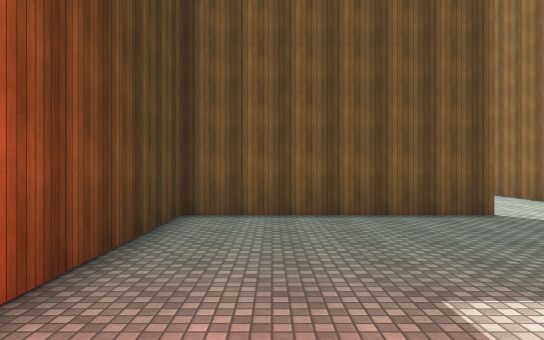
[1] (above)

21 first-person views from a walk through a 3-D level made in the Unity game engine. The camera is 1.5 m above the floor, looks level and sees 70° across. The floor is counted in squares, 2 m on a side. Each view is taken from the middle of a square. On the plan, view 1 faces up. The plan holds only what a view shows up to about 12 squares ahead; the rest is blank. The place goes on beyond the plan. Surface patterns are stand-ins for the level's own textures.

[2]
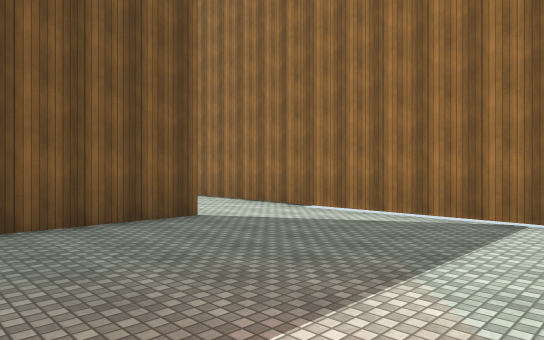

[3]
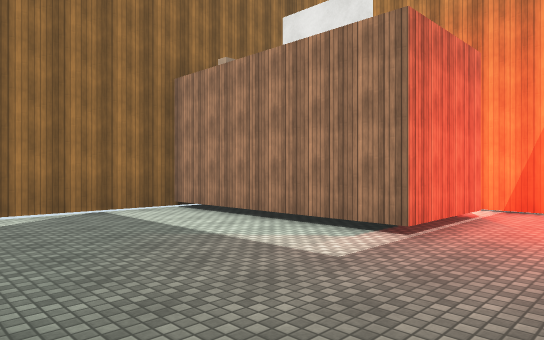

[4]
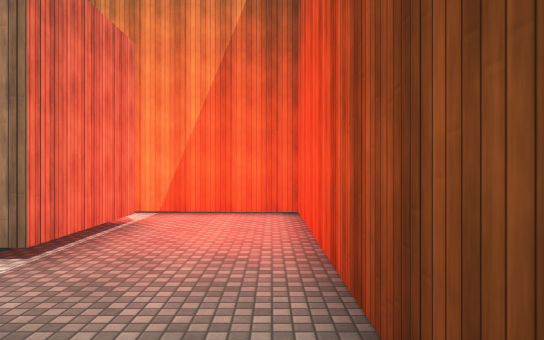

[5]
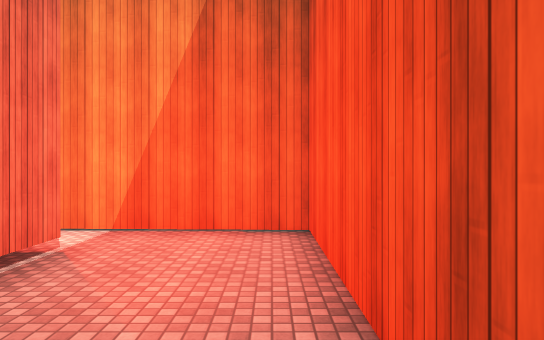

[6]
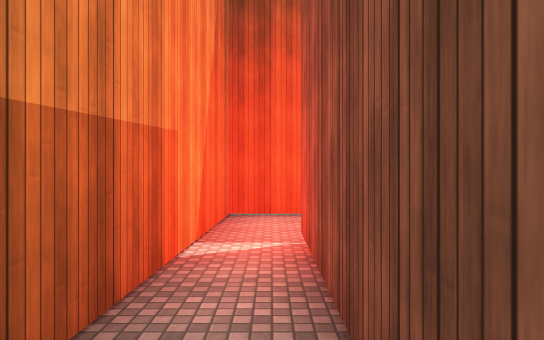

[7]
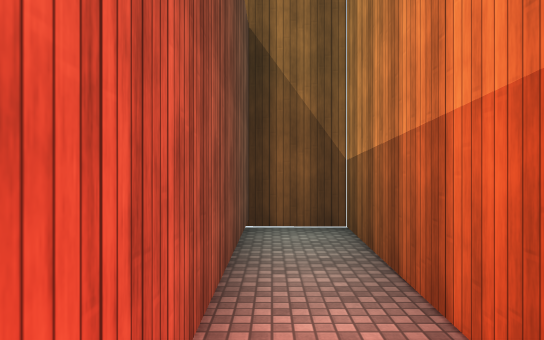

[8]
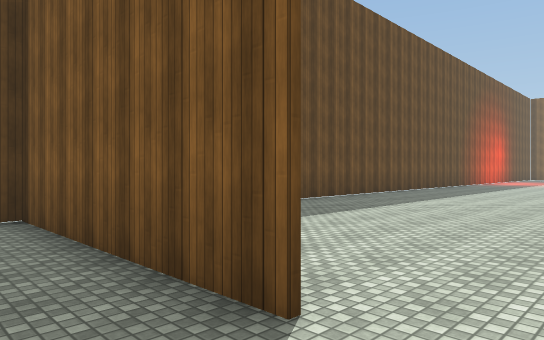

[9]
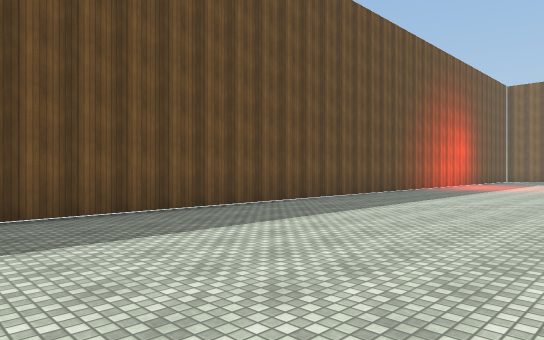

[10]
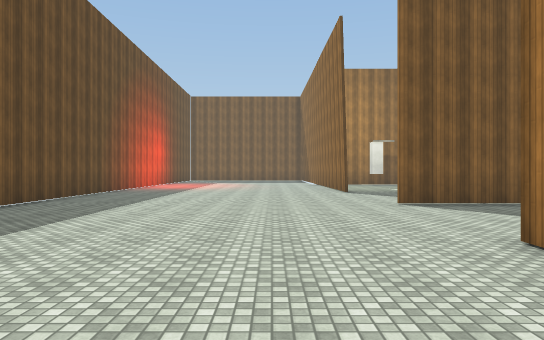

[11]
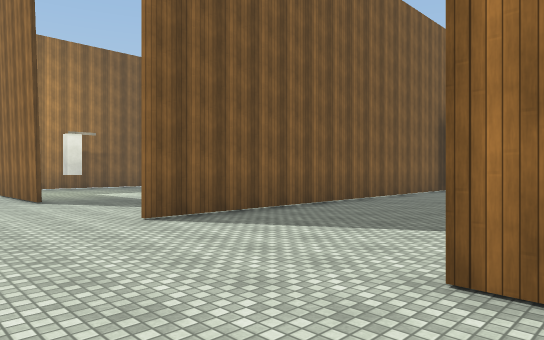

[12]
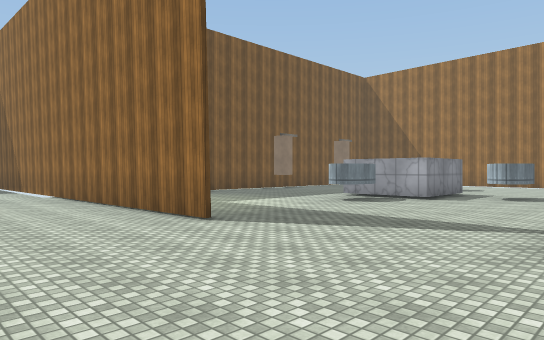

[13]
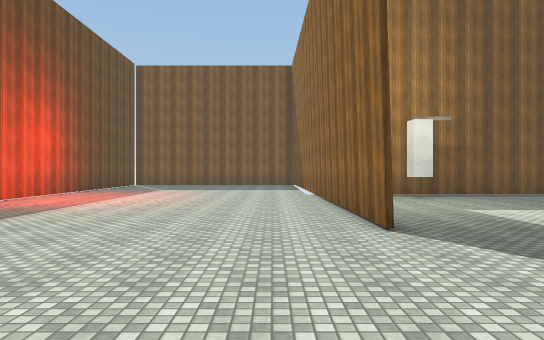

[14]
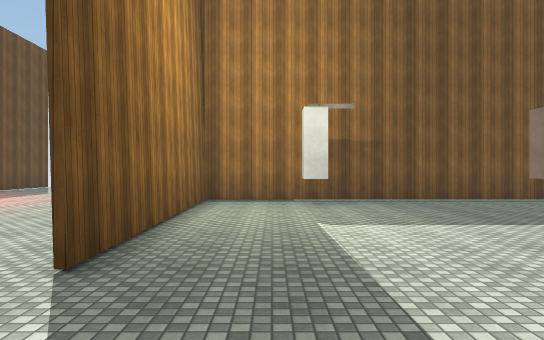

[15]
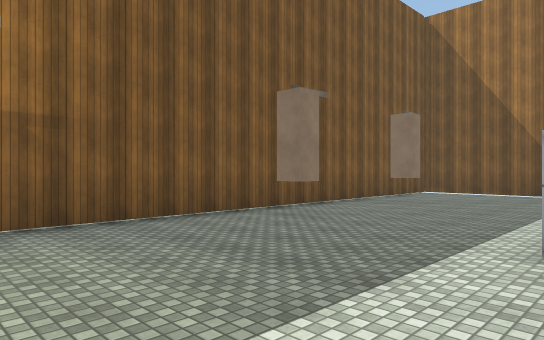

[16]
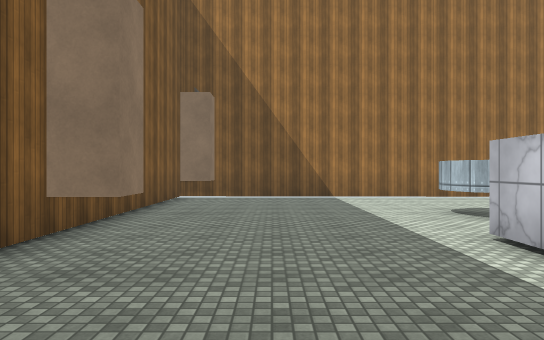

[17]
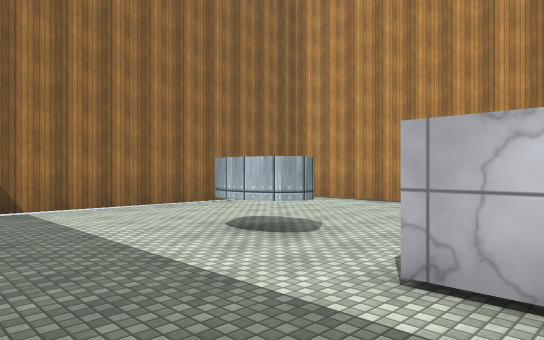

[18]
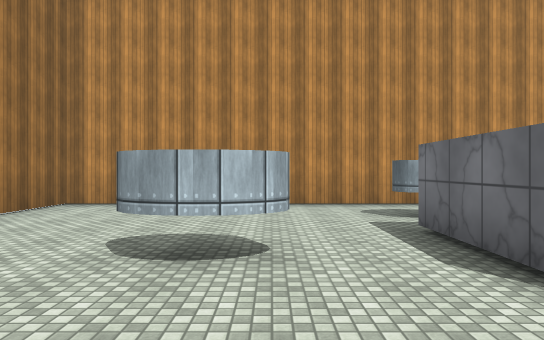

[19]
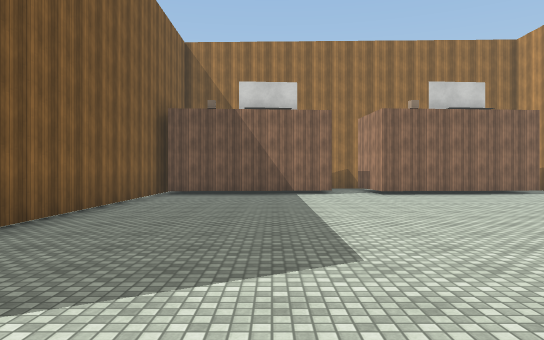

[20]
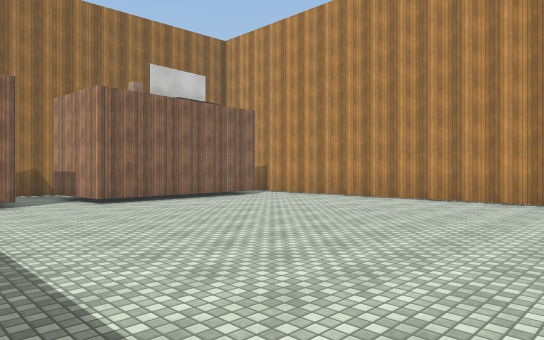

[21]
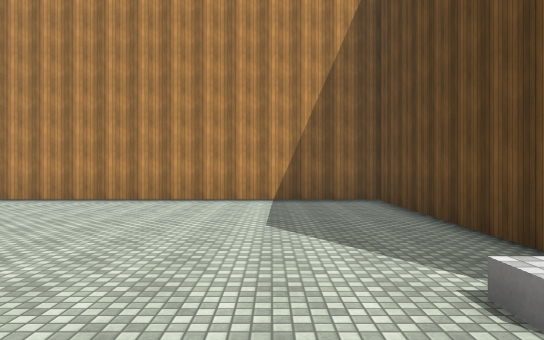

### Floor plan
Ten units are one square. View 1 is at (0, 0); x grows to the right and y downward. Boxes are objects, and circles mark ways between rooms. Rooms are numbered by the first view taken in them; rooms with no view inside come last. Other rooms are left out.
<svg viewBox="-21 -321 244 356">
<path fill="none" stroke="#000" d="M-15 -5 -15 27 60 30 60 17 10 17 10 -8M10 -8 61 -8 63 -64M38 -64 -15 -64 -15 -5M64 -238 63 -316M144 -196 166 -196M64 -144 65 -150M142 -257 152 -257 152 -232 127 -232 127 -258M66 -125 64 -68M180 -195 68 -195M181 -196 215 -196 218 -305 64 -305 65 -238M180 -141 177 -192M-15 -230 -15 -120M62 -65 165 -65M63 -64 64 -113M213 -125 213 -135M180 -80 177 -127 202 -129M-16 -310 -16 -283"/>
<rect x="85" y="-295" width="10" height="10" fill="#bbb"><title>block</title></rect>
<rect x="135" y="-295" width="10" height="10" fill="#bbb"><title>block</title></rect>
<rect x="175" y="-295" width="10" height="10" fill="#bbb"><title>block</title></rect>
<circle cx="-5" cy="5" r="3" fill="#2a7"/>
<circle cx="45" cy="-60" r="3" fill="#2a7"/>
<text x="10" y="20">1</text>
<text x="20" y="-30">2</text>
<text x="90" y="-200">3</text>
</svg>
Room 1 opens to room 2. Room 2 opens to room 3.

Where each view was taken, in squares from view 1:
view 1: 0 up, 0 right, facing up
view 2: 1 up, 0 right, facing up-right
view 3: 5 up, 1 left, facing down-right
view 4: 4 up, 1 left, facing down
view 5: 2 up, 1 left, facing down
view 6: 2 down, 5 right, facing left
view 7: 2 down, 1 right, facing right
view 8: 5 up, 5 right, facing up-left
view 9: 11 up, 5 right, facing up-left
view 10: 11 up, 4 right, facing up
view 11: 14 up, 4 right, facing up-right
view 12: 19 up, 3 right, facing up-right
view 13: 19 up, 5 right, facing up
view 14: 21 up, 8 right, facing up
view 15: 25 up, 9 right, facing up-right
view 16: 28 up, 11 right, facing right
view 17: 28 up, 14 right, facing down-right
view 18: 28 up, 17 right, facing down
view 19: 16 up, 6 right, facing right
view 20: 16 up, 9 right, facing down-right
view 21: 16 up, 9 right, facing down
